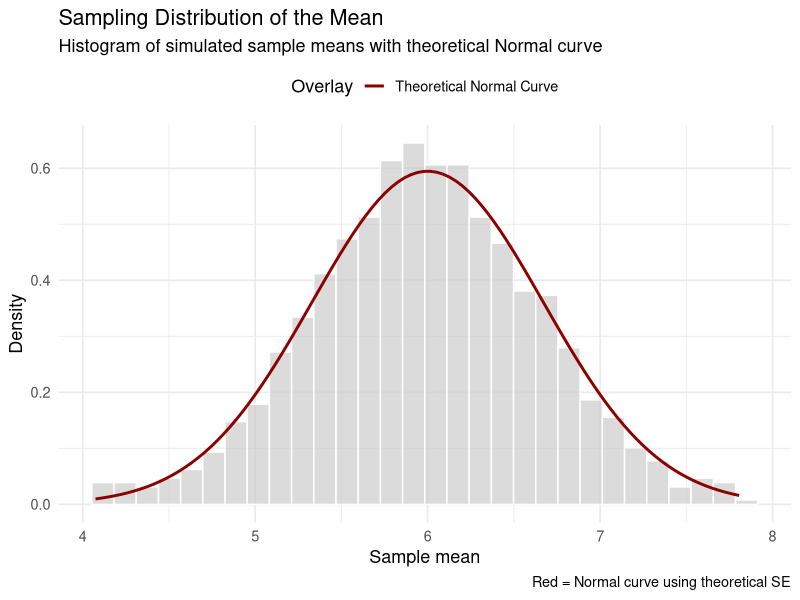
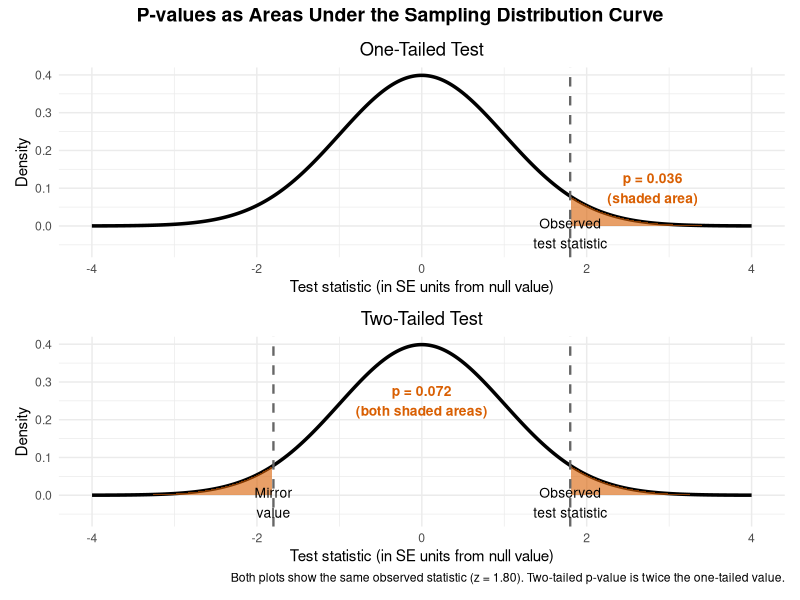
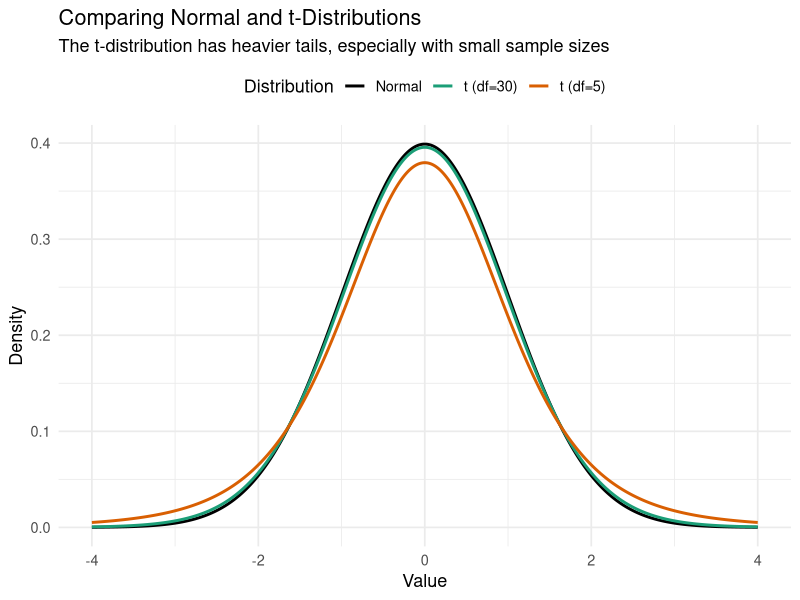
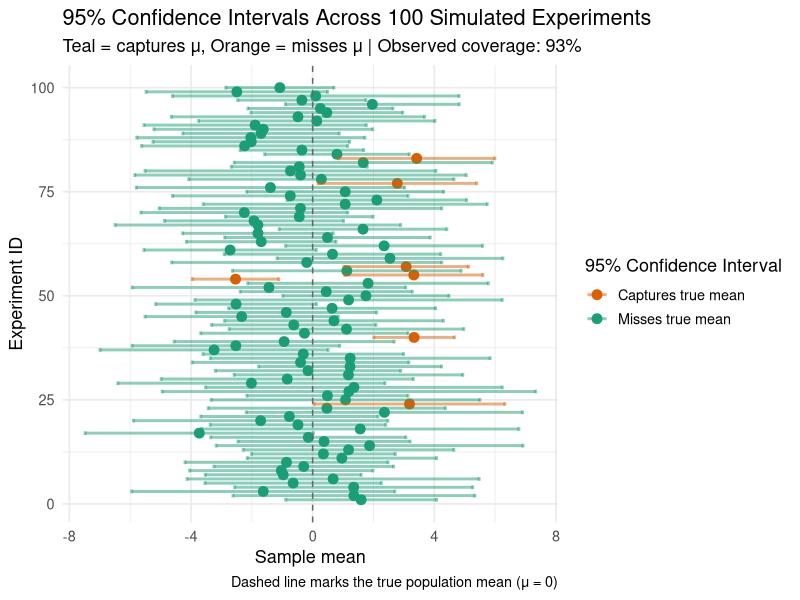
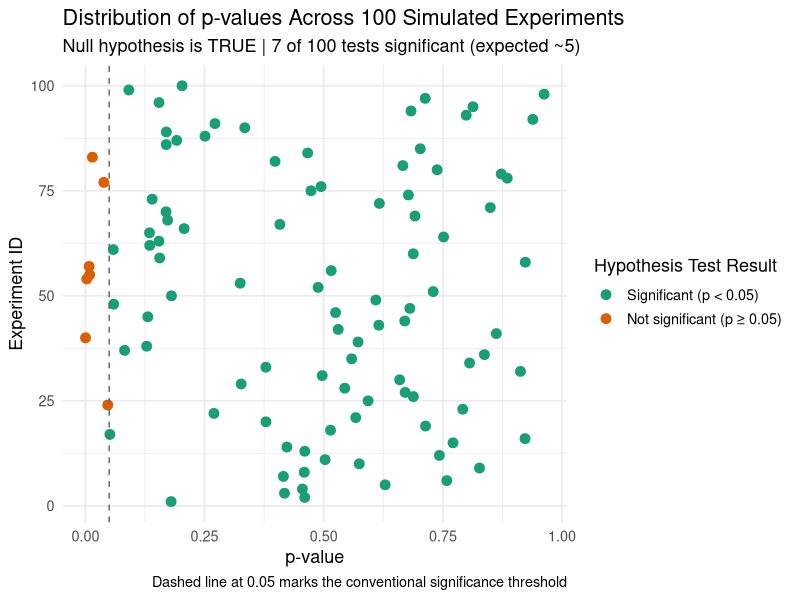
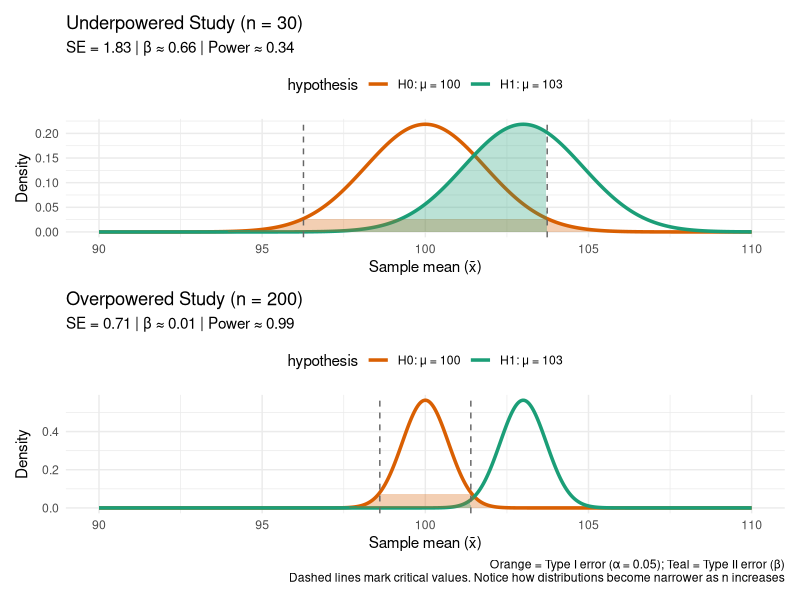
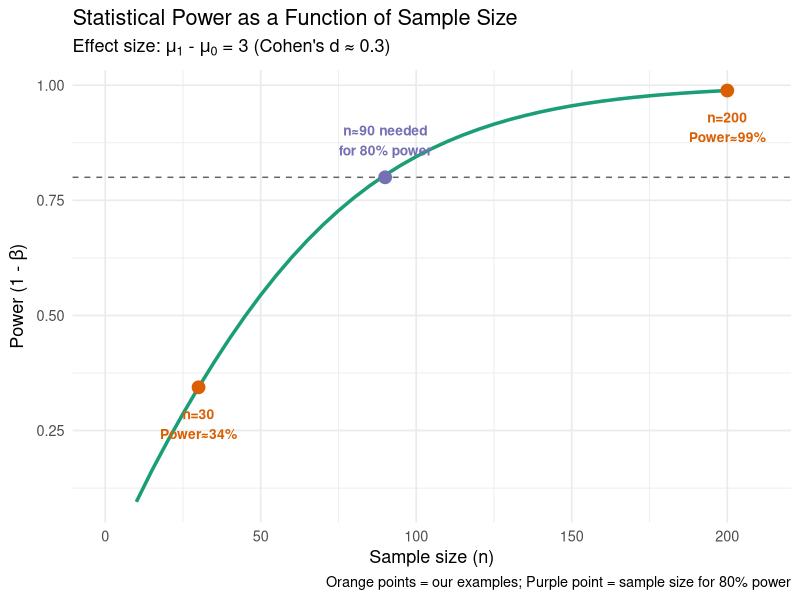

These charts were generated, in order, by the following R code:
## ---- chunk 1
library(tidyverse)

# Set seed for reproducibility
set.seed(123)

# Simulation parameters
n <- 20              # Sample size
true_mu <- 6         # Population mean
true_sd <- 3         # Population standard deviation

# Generate 1000 sample means from N(6, 3)
sample_means <- replicate(1000, mean(rnorm(n, true_mu, true_sd)))

# Calculate theoretical standard error
se_theoretical <- true_sd / sqrt(n)

# Create data frame for plotting
df <- tibble(x = sample_means)

# Plot sampling distribution with theoretical normal overlay
ggplot(df, aes(x = x)) +
  geom_histogram(aes(y = after_stat(density)), bins = 30, fill = "grey80", 
                 color = "white", alpha = 0.7) +
  stat_function(fun = dnorm, args = list(mean = true_mu, sd = se_theoretical),
                aes(color = "Theoretical Normal Curve"), linewidth = 1) +
  scale_color_manual(name = "Overlay", values = c("Theoretical Normal Curve" = "darkred")) +
  labs(
    title = "Sampling Distribution of the Mean",
    subtitle = "Histogram of simulated sample means with theoretical Normal curve",
    x = "Sample mean",
    y = "Density",
    caption = "Red = Normal curve using theoretical SE"
  ) +
  theme_minimal(base_size = 13) +
  theme(legend.position = "top")
## ---- chunk 2
#| fig-height: 6
library(tidyverse)
library(patchwork)

# Observed test statistic
obs_stat <- 1.8

# Generate standard normal distribution
x <- seq(-4, 4, length.out = 400)
y <- dnorm(x)
df_full <- data.frame(x, y)

# Create subsets for shading tails
df_right <- df_full |> filter(x >= obs_stat)
df_left  <- df_full |> filter(x <= -obs_stat)

# Calculate p-values
p_one <- pnorm(obs_stat, lower.tail = FALSE)
p_two <- 2 * p_one

# One-tailed test plot
p1 <- ggplot(df_full, aes(x, y)) +
  geom_line(linewidth = 1.2, color = "black") +
  geom_area(data = df_right, aes(x, y), fill = "#d95f02", alpha = 0.6) +
  geom_vline(xintercept = obs_stat, linetype = "dashed", color = "grey40", linewidth = 0.8) +
  annotate("text", x = obs_stat, y = -0.02, 
           label = "Observed\ntest statistic", size = 3.5, hjust = 0.5) +
  annotate("text", x = 2.8, y = 0.1, 
           label = sprintf("p = %.3f\n(shaded area)", p_one), 
           size = 3.5, color = "#d95f02", fontface = "bold") +
  scale_y_continuous(expand = expansion(mult = c(0.15, 0.05))) +
  labs(title = "One-Tailed Test",
       x = "Test statistic (in SE units from null value)", 
       y = "Density") +
  theme_minimal(base_size = 11) +
  theme(plot.title = element_text(hjust = 0.5))

# Two-tailed test plot
p2 <- ggplot(df_full, aes(x, y)) +
  geom_line(linewidth = 1.2, color = "black") +
  geom_area(data = df_right, aes(x, y), fill = "#d95f02", alpha = 0.6) +
  geom_area(data = df_left, aes(x, y), fill = "#d95f02", alpha = 0.6) +
  geom_vline(xintercept = c(-obs_stat, obs_stat), 
             linetype = "dashed", color = "grey40", linewidth = 0.8) +
  annotate("text", x = obs_stat, y = -0.02, 
           label = "Observed\ntest statistic", size = 3.5, hjust = 0.5) +
  annotate("text", x = -obs_stat, y = -0.02, 
           label = "Mirror\nvalue", size = 3.5, hjust = 0.5) +
  annotate("text", x = 0, y = 0.25, 
           label = sprintf("p = %.3f\n(both shaded areas)", p_two), 
           size = 3.5, color = "#d95f02", fontface = "bold") +
  scale_y_continuous(expand = expansion(mult = c(0.15, 0.05))) +
  labs(title = "Two-Tailed Test",
       x = "Test statistic (in SE units from null value)", 
       y = "Density",
       caption = sprintf(
    "Both plots show the same observed statistic (z = %.2f). Two-tailed p-value is twice the one-tailed value.",
    obs_stat
  )) +
  theme_minimal(base_size = 11) +
  theme(plot.title = element_text(hjust = 0.5))

# Combine plots vertically
p1 / p2 + plot_annotation(
  title = "P-values as Areas Under the Sampling Distribution Curve",
  theme = theme(plot.title = element_text(size = 14, face = "bold", hjust = 0.5))
)
## ---- chunk 3
library(tidyverse)

# Generate data comparing normal and t-distributions
x <- seq(-4, 4, length.out = 500)
df_compare <- tibble(
  x = x,
  Normal = dnorm(x),
  `t (df=5)` = dt(x, df = 5),      # Small sample: heavier tails
  `t (df=30)` = dt(x, df = 30)     # Larger sample: approaches normal
) |> 
  pivot_longer(cols = -x, names_to = "distribution", values_to = "density")

# Plot comparison
ggplot(df_compare, aes(x = x, y = density, color = distribution)) +
  geom_line(linewidth = 1) +
  labs(
    title = "Comparing Normal and t-Distributions",
    subtitle = "The t-distribution has heavier tails, especially with small sample sizes",
    x = "Value",
    y = "Density",
    color = "Distribution"
  ) +
  scale_color_manual(values = c("Normal" = "black", "t (df=5)" = "#d95f02", "t (df=30)" = "#1b9e77")) +
  theme_minimal(base_size = 13) +
  theme(legend.position = "top")
## ---- chunk 4
library(tidyverse)

# Function to simulate one sample and compute its 95% CI
simulation <- function(n, mu, stdev) {
  s <- rnorm(n, mu, stdev)
  sample_mean <- mean(s)
  sample_sd <- sd(s)
  sample_se <- sample_sd / sqrt(n)
  confint_95 <- qt(0.975, df = n - 1) * sample_se  # t-critical value × SE
  tibble(
    n = n,
    sample_mean = sample_mean,
    sample_sd = sample_sd,
    sample_se = sample_se,
    confint_95 = confint_95,
    lower_bound = sample_mean - confint_95,
    upper_bound = sample_mean + confint_95,
    contains_mu = mu >= sample_mean - confint_95 & mu <= sample_mean + confint_95
  )
}

# Set parameters and run simulation
set.seed(777)
n <- 10; mu <- 0; stdev <- 5
sim <- 100

# Generate 100 confidence intervals
draws <- map(1:sim, ~ simulation(n, mu, stdev)) |>  
  bind_rows() |>  
  mutate(experiment_id = 1:sim)

# Calculate observed coverage rate
coverage <- mean(draws$contains_mu)

# Visualize confidence intervals
ggplot(draws, aes(x = sample_mean, y = experiment_id, color = contains_mu)) + 
  geom_point(size = 3) + 
  geom_errorbarh(aes(xmin = lower_bound, xmax = upper_bound), linewidth = 1, alpha = 0.5) + 
  geom_vline(xintercept = mu, linetype = "dashed", color = "grey40") +
  scale_color_manual(
    name = "95% Confidence Interval",
    values = c("TRUE" = "#1b9e77", "FALSE" = "#d95f02"),
    labels = c("Captures true mean", "Misses true mean")
  ) +
  labs(
    title = "95% Confidence Intervals Across 100 Simulated Experiments",
    subtitle = sprintf("Teal = captures μ, Orange = misses μ | Observed coverage: %.0f%%", 
                      coverage * 100),
    x = "Sample mean",
    y = "Experiment ID",
    caption = "Dashed line marks the true population mean (μ = 0)"
  ) +
  theme_minimal(base_size = 13) +
  theme(legend.position = "right")
## ---- chunk 5
library(tidyverse)

# Calculate t-statistics and p-values for each experiment
draws <- draws %>%
  mutate(
    t_statistic = (sample_mean - mu) / sample_se,
    p_value = 2 * (1 - pt(abs(t_statistic), df = n - 1)),  # Two-tailed test
    significant = p_value < 0.05
  )

# Count false positives (Type I errors)
n_significant <- sum(draws$significant)

# Visualize p-value distribution
ggplot(draws, aes(x = p_value, y = experiment_id, color = significant)) + 
  geom_point(size = 3) + 
  geom_vline(xintercept = 0.05, linetype = "dashed", color = "grey40") +
  scale_color_manual(
    name = "Hypothesis Test Result",
    values = c("TRUE" = "#d95f02", "FALSE" = "#1b9e77"),
    labels = c("Significant (p < 0.05)", "Not significant (p ≥ 0.05)")
  ) +
  labs(
    title = "Distribution of p-values Across 100 Simulated Experiments",
    subtitle = sprintf("Null hypothesis is TRUE | %d of 100 tests significant (expected ~5)", 
                      n_significant),
    x = "p-value",
    y = "Experiment ID",
    caption = "Dashed line at 0.05 marks the conventional significance threshold"
  ) +
  theme_minimal(base_size = 13) +
  theme(legend.position = "right")
## ---- chunk 6
#| fig-height: 8
library(tidyverse)
library(patchwork)

set.seed(42)

# Function to calculate distributions and error rates
create_error_plot_data <- function(n, mu_null = 100, mu_alt = 103, 
                                   sd_pop = 10, alpha = 0.05) {
  # Calculate standard error and critical values
  se <- sd_pop / sqrt(n)
  t_crit <- qt(1 - alpha / 2, df = n - 1)
  lower_crit <- mu_null - t_crit * se
  upper_crit <- mu_null + t_crit * se
  
  # Generate sampling distributions under H0 and H1
  x_vals <- seq(90, 110, length.out = 500)
  null_dist <- dnorm(x_vals, mean = mu_null, sd = se)
  alt_dist  <- dnorm(x_vals, mean = mu_alt, sd = se)
  
  # Calculate Type II error (β) and power
  beta <- pnorm(upper_crit, mean = mu_alt, sd = se) - 
          pnorm(lower_crit, mean = mu_alt, sd = se)
  power <- 1 - beta
  
  # Combine distributions for plotting
  df <- tibble(
    x = rep(x_vals, 2),
    density = c(null_dist, alt_dist),
    hypothesis = rep(c("H0: μ = 100", "H1: μ = 103"), each = length(x_vals))
  )
  
  # Create shading regions for α (Type I error)
  alpha_region <- tibble(
    x = x_vals[x_vals < lower_crit | x_vals > upper_crit],
    y = dnorm(x_vals[x_vals < lower_crit | x_vals > upper_crit], 
              mean = mu_null, sd = se)
  )
  
  # Create shading region for β (Type II error)
  beta_region <- tibble(
    x = x_vals[x_vals >= lower_crit & x_vals <= upper_crit],
    y = dnorm(x_vals[x_vals >= lower_crit & x_vals <= upper_crit], 
              mean = mu_alt, sd = se)
  )
  
  list(df = df, alpha_region = alpha_region, beta_region = beta_region,
       lower_crit = lower_crit, upper_crit = upper_crit, 
       se = se, beta = beta, power = power)
}

# Generate data for small sample (low power)
data_30 <- create_error_plot_data(n = 30)

# Generate data for large sample (high power)
data_200 <- create_error_plot_data(n = 200)

# Plot for n=30
p1 <- ggplot(data_30$df, aes(x = x, y = density, color = hypothesis)) +
  geom_line(linewidth = 1.2) +
  geom_area(data = data_30$alpha_region, aes(x = x, y = y), 
            fill = "#d95f02", alpha = 0.3, color = NA) +
  geom_area(data = data_30$beta_region, aes(x = x, y = y), 
            fill = "#1b9e77", alpha = 0.3, color = NA) +
  geom_vline(xintercept = c(data_30$lower_crit, data_30$upper_crit), 
             linetype = "dashed", color = "grey40") +
  labs(
    title = "Underpowered Study (n = 30)",
    subtitle = sprintf("SE = %.2f | β ≈ %.2f | Power ≈ %.2f", 
                      data_30$se, data_30$beta, data_30$power),
    x = "Sample mean (x̄)",
    y = "Density"
  ) +
  scale_color_manual(values = c("H0: μ = 100" = "#d95f02", 
                                "H1: μ = 103" = "#1b9e77")) +
  theme_minimal(base_size = 11) +
  theme(legend.position = "top")

# Plot for n=200
p2 <- ggplot(data_200$df, aes(x = x, y = density, color = hypothesis)) +
  geom_line(linewidth = 1.2) +
  geom_area(data = data_200$alpha_region, aes(x = x, y = y), 
            fill = "#d95f02", alpha = 0.3, color = NA) +
  geom_area(data = data_200$beta_region, aes(x = x, y = y), 
            fill = "#1b9e77", alpha = 0.3, color = NA) +
  geom_vline(xintercept = c(data_200$lower_crit, data_200$upper_crit), 
             linetype = "dashed", color = "grey40") +
  labs(
    title = "Overpowered Study (n = 200)",
    subtitle = sprintf("SE = %.2f | β ≈ %.2f | Power ≈ %.2f", 
                      data_200$se, data_200$beta, data_200$power),
    x = "Sample mean (x̄)",
    y = "Density",
    caption = "Orange = Type I error (α = 0.05); Teal = Type II error (β)\nDashed lines mark critical values. Notice how distributions become narrower as n increases"
  ) +
  scale_color_manual(values = c("H0: μ = 100" = "#d95f02", 
                                "H1: μ = 103" = "#1b9e77")) +
  theme_minimal(base_size = 11) +
  theme(legend.position = "top")

# Combine plots vertically
p1 / p2
## ---- chunk 7
library(tidyverse)

# Define parameters (matching previous visualization)
mu_null <- 100
mu_alt <- 103
sd_pop <- 10
alpha <- 0.05

# Function to calculate statistical power for a given sample size
calculate_power <- function(n, mu_null, mu_alt, sd_pop, alpha = 0.05) {
  se <- sd_pop / sqrt(n)
  t_crit <- qt(1 - alpha / 2, df = n - 1)
  lower_crit <- mu_null - t_crit * se
  upper_crit <- mu_null + t_crit * se
  
  # Power = probability of rejecting H0 when H1 is true
  power <- pnorm(lower_crit, mean = mu_alt, sd = se) + 
           (1 - pnorm(upper_crit, mean = mu_alt, sd = se))
  return(power)
}

# Calculate power across range of sample sizes
sample_sizes <- seq(10, 200, by = 5)
power_values <- map_dbl(sample_sizes, ~calculate_power(.x, mu_null, mu_alt, sd_pop))
power_df <- tibble(n = sample_sizes, power = power_values)

# Find sample size needed for conventional 80% power
n_for_80_power <- sample_sizes[which.min(abs(power_values - 0.80))]

# Calculate power at our example sample sizes
power_at_n30 <- calculate_power(30, mu_null, mu_alt, sd_pop)
power_at_n200 <- calculate_power(200, mu_null, mu_alt, sd_pop)

# Plot power curve
ggplot(power_df, aes(x = n, y = power)) +
  geom_line(color = "#1b9e77", linewidth = 1.2) +
  geom_hline(yintercept = 0.80, linetype = "dashed", color = "grey40") +
  annotate("point", x = 30, y = power_at_n30, color = "#d95f02", size = 4) +
  annotate("point", x = 200, y = power_at_n200, color = "#d95f02", size = 4) +
  annotate("point", x = n_for_80_power, y = 0.80, color = "#7570b3", size = 4) +
  annotate("text", x = 30, y = power_at_n30 - 0.08, 
           label = sprintf("n=30\nPower≈%.0f%%", power_at_n30*100), 
           color = "#d95f02", size = 3.5, fontface = "bold") +
  annotate("text", x = 200, y = power_at_n200 - 0.08, 
            label = sprintf("n=200\nPower≈%.0f%%", power_at_n200*100), 
            color = "#d95f02", size = 3.5, fontface = "bold") +
  annotate("text", x = n_for_80_power, y = 0.88, 
           label = sprintf("n≈%d needed\nfor 80%% power", n_for_80_power), 
           color = "#7570b3", size = 3.5, fontface = "bold") +
  scale_x_continuous(limits = c(0, 210)) +
  labs(
    title = "Statistical Power as a Function of Sample Size",
    subtitle = expression(paste("Effect size: ", mu[1], " - ", mu[0], " = 3 (Cohen's d ≈ 0.3)")),
    x = "Sample size (n)",
    y = expression(paste("Power (1 - ", beta, ")")),
    caption = "Orange points = our examples; Purple point = sample size for 80% power"
  ) +
  theme_minimal(base_size = 13)
## ---- chunk 8
library(tidyverse)
library(knitr)

# Simulate a statistically significant but practically meaningless result
set.seed(999)
n_large <- 10000
small_effect <- 0.05  # Negligible effect: 0.05 SD difference

# Generate two groups with trivial difference
group1 <- rnorm(n_large, mean = 0, sd = 1)
group2 <- rnorm(n_large, mean = small_effect, sd = 1)

# Conduct t-test
t_result <- t.test(group1, group2)

# Calculate effect size
cohens_d <- small_effect / 1

# Summarize results
results_df <- tibble(
  Metric = c("Sample size per group", "Cohen's d (effect size)", "p-value", "Mean difference"),
  Value = c(
    format(n_large, big.mark = ","),
    sprintf("%.3f", cohens_d),
    sprintf("%.6f", t_result$p.value),
    sprintf("%.3f", diff(t_result$estimate))
  )
)

kable(results_df, align = c("l", "r"))
